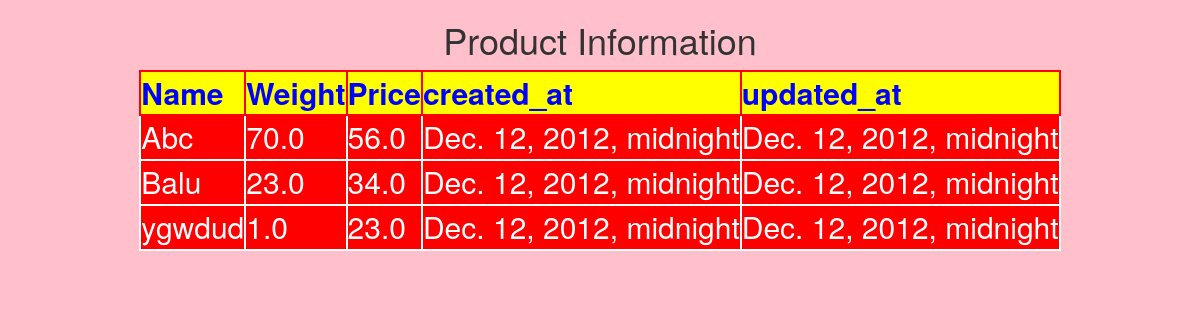
Page /listproduct/ on the committed database.
### Products/models.py (models this page shows)
class Product(models.Model):
    name=models.CharField(max_length=30)
    weight=models.FloatField()
    price=models.FloatField()
    created_at=models.DateTimeField()
    updated_at=models.DateTimeField()

### Products/views.py (the view)
# urls.py: url(r'^listproduct/', views.list_product_view),
def list_product_view(request):
    product_list=Product.objects.all().order_by('-price')
    return render(request,'Products/listproduct.html',{'product_list':product_list})

### templates/Products/listproduct.html (shortened to what this page needs)
<!DOCTYPE html>
{%load static %}
<html lang="en" dir="ltr">
<head>
<link rel="stylesheet" href="https://maxcdn.bootstrapcdn.com/bootstrap/3.3.7/css/bootstrap.min.css" integrity="sha384-
BVYiiSIFeK1dGmJRAkycuHAHRg32OmUcww7on3RYdg4Va+PmSTsz/K68vbdEjh4u">
<link rel="stylesheet" href="{% static "css/product.css"%}">
</head>
<body>
<h1>Product Information</h1>
{% if product_list %}
<table>
<thead>
<th>Name</th>
<th>Weight</th>
<th>Price</th>
<th>created_at</th>
<th>updated_at</th>
</thead>
{% for Product in product_list%}
<tr>
<td>{{Product.name}}</td>
<td>{{Product.weight}}</td>
<td>{{Product.price}}</td>
<td>{{Product.created_at}}</td>
<td>{{Product.updated_at}}</td>
</tr>
{% endfor %}
</table>
{% else %}
<p>No Product Found</p>
{%endif%}
</body>
</html>

### static/css/product.css (style rules this page uses)
body { background: pink; }
table,tr,td,thead,th { border:2px solid white; font-size: 30px; color:white; background:red; margin:auto; }
thead,th { border:2px solid red; font-size: 30px; color:blue; margin:auto; background:yellow; }
h1 { text-align: center; }

### rows in the picture
Product: name "Abc", weight "70.0", price "56.0", created_at "Dec. 12, 2012, midnight", updated_at "Dec. 12, 2012, midnight"
Product: name "Balu", weight "23.0", price "34.0", created_at "Dec. 12, 2012, midnight", updated_at "Dec. 12, 2012, midnight"
Product: name "ygwdud", weight "1.0", price "23.0", created_at "Dec. 12, 2012, midnight", updated_at "Dec. 12, 2012, midnight"
